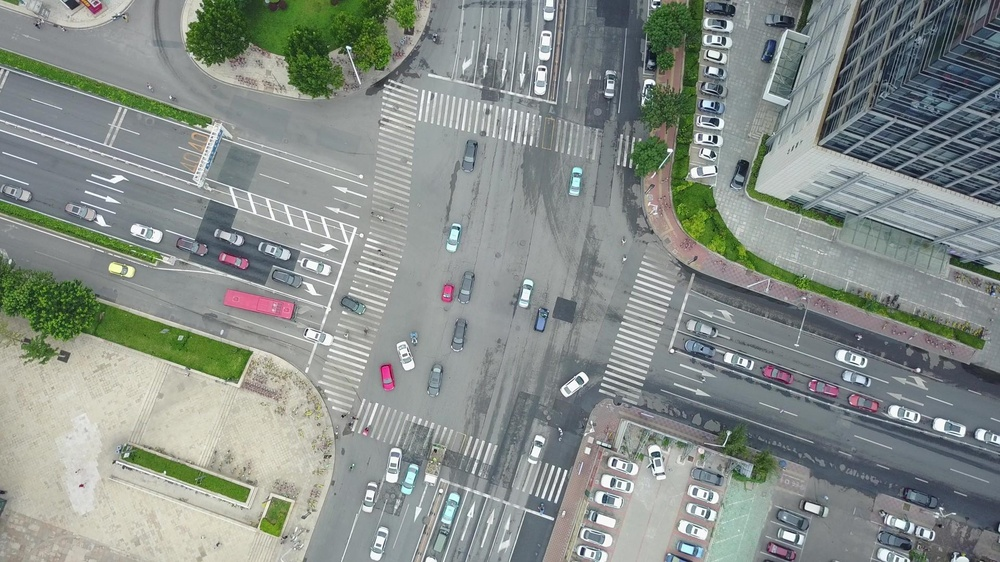
#> input picture data/visdrone/images/train/images/0000122_01200_d_0000119_jpg.rf.4b8a88693c6088ec8917f9973d9bb4b7.jpg, 1000 x 562 px, shrunk from 1920 x 1080 before the run; its folder holds 4 pictures in this run
$ jupyter execute explore_visdrone.ipynb
#> lines starting #> are read from the running program, lines starting #| are printed output that depends on the picture
[cell 1]
from pathlib import Path
import cv2, matplotlib.pyplot as plt, random

root = Path("images/train/images")     # iç içe klasöre işaret ediyor
images = list(root.glob("*.jpg"))
print("Görüntü sayısı:", len(images))

plt.figure(figsize=(10,10))
for i, img_path in enumerate(random.sample(images, min(4, len(images))), 1):
    img = cv2.cvtColor(cv2.imread(str(img_path)), cv2.COLOR_BGR2RGB)
    plt.subplot(2,2,i); plt.imshow(img); plt.axis("off"); plt.title(img_path.name)
plt.show()
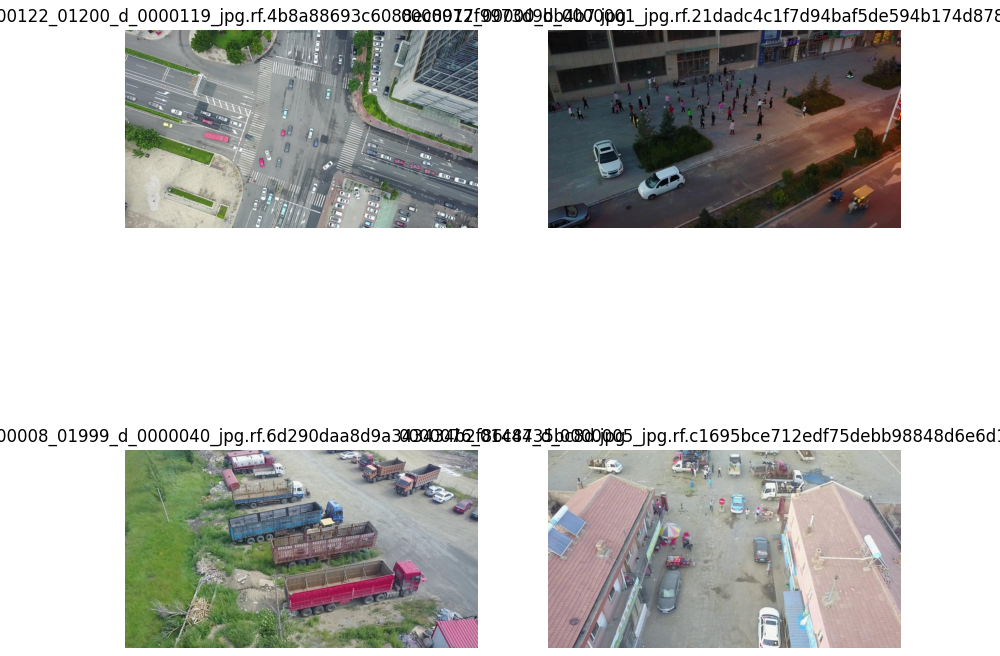
#> figure drawn by matplotlib, 4 panels

[cell 2]
from pathlib import Path
import seaborn as sns, matplotlib.pyplot as plt

label_paths = Path("labels/train/labels").glob("*.txt")   # etiketlerde de çift klasör
classes = []
for lp in label_paths:
    for line in open(lp):
        classes.append(int(line.split()[0]))

sns.countplot(x=classes)
plt.xticks(range(10))
plt.title("Sınıf Frekansı")
plt.show()
